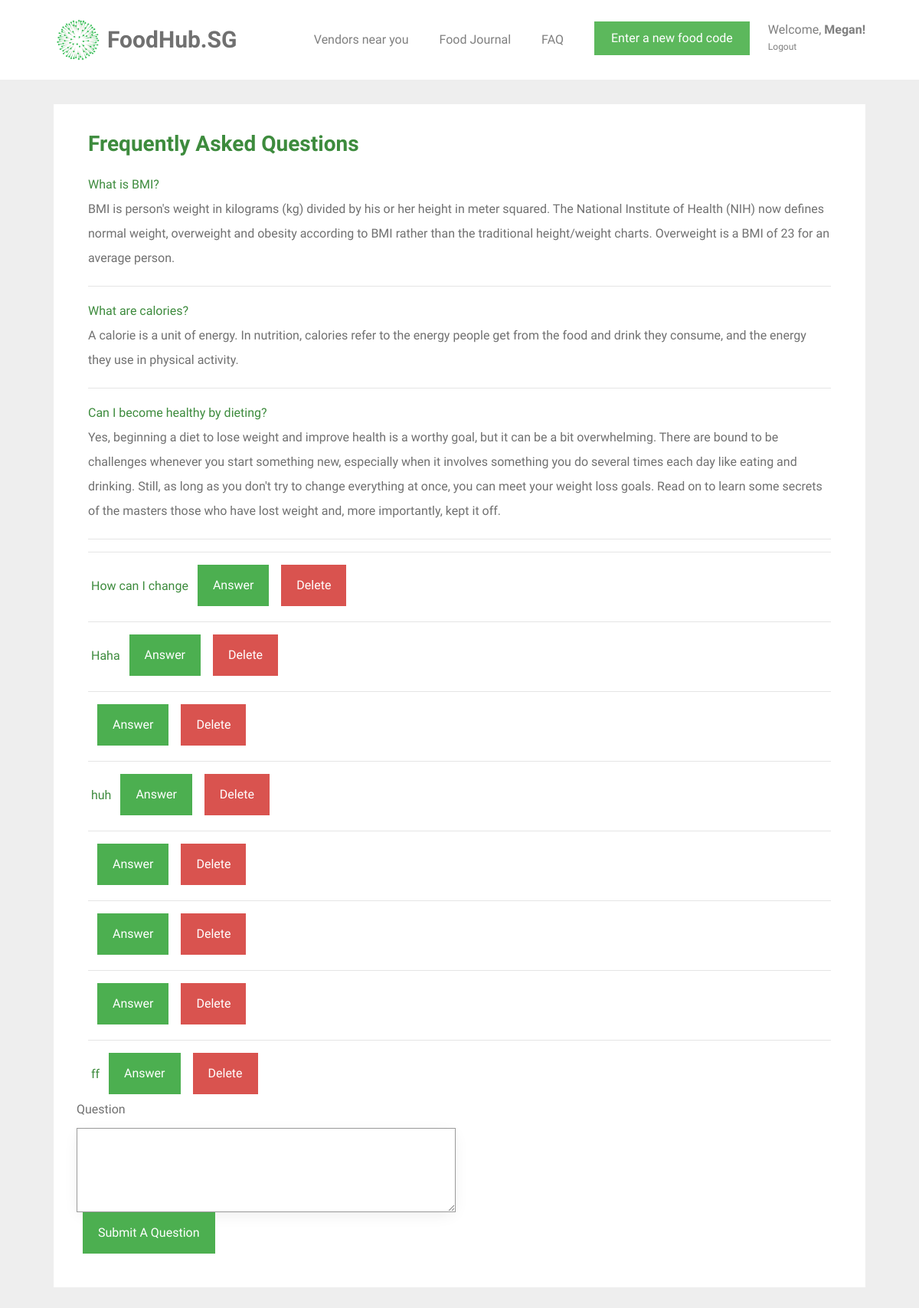
The app's page /faq (signed in) with its own data.
### tables this page shows
CREATE TABLE user (
  id INTEGER PRIMARY KEY AUTOINCREMENT,
  name TEXT NOT NULL,
  email VARCHAR(512) UNIQUE NOT NULL,
  password TEXT NOT NULL,
  height INTEGER NOT NULL,
  weight INTEGER NOT NULL,
  location TEXT NOT NULL
);

CREATE TABLE question_and_answer (
  id INTEGER PRIMARY KEY AUTOINCREMENT,
  question TEXT,
  answer TEXT
);

### foodhubsg/user.py (the view, shortened to what this page needs)
@bp.route('/faq', methods=('GET', 'POST'))
@login_required
def faq():
    db = get_db()
    queries = db.execute('SELECT id, question FROM question_and_answer').fetchall()
    return render_template('user/faq.html', queries=queries)

### foodhubsg/auth.py (called while the page is built)
def login_required(view):
    @functools.wraps(view)
    def wrapped_view(**kwargs):
        if g.user is None:
            return redirect(url_for('auth.login'))
        return view(**kwargs)
    return wrapped_view

@bp.before_app_request
def load_logged_in_user():
    user_id = session.get('user_id')
    if user_id is None:
        g.user = None
    else:
        g.user = get_db().execute(
            'SELECT * FROM user WHERE id = ?', (user_id,)
        ).fetchone()

### foodhubsg/db.py (called while the page is built)
def get_db():
    if 'db' not in g:
        g.db = sqlite3.connect(
            current_app.config['DATABASE'],
            detect_types=sqlite3.PARSE_DECLTYPES
        )
        g.db.row_factory = sqlite3.Row
    return g.db

### foodhubsg/templates/user/faq.html (shortened to what this page needs)
{% extends 'base.html' %}
{% block content %}
<div id="colorlib-container">
    <div class="container">
        <div class="box1">
        <div class="row row-pb-md">
            <div class="col-md-12">
                    <h3 class="font_color"><b>Frequently Asked Questions</b></h3>
                    <b class="font_color">What is BMI?</b>
                    <p>BMI is person's weight in kilograms (kg) divided by his or her height in meter squared. The National Institute of Health (NIH) now defines normal weight, overweight and obesity according to BMI rather than the traditional height/weight charts. Overweight is a BMI of 23 for an average person.</p>
                <hr>
                    <b class="font_color">What are calories?</b>
                    <p>A calorie is a unit of energy. In nutrition, calories refer to the energy people get from the food and drink they consume, and the energy they use in physical activity.</p>
                <hr>
                    <b class="font_color">Can I become healthy by dieting?</b>
                    <p>Yes, beginning a diet to lose weight and improve health is a worthy goal, but it can be a bit overwhelming. There are bound to be challenges whenever you start something new, especially when it involves something you do several times each day like eating and drinking. Still, as long as you don't try to change everything at once, you can meet your weight loss goals. Read on to learn some secrets of the masters those who have lost weight and, more importantly, kept it off.</p>
                <hr>
                    {% for query in queries %}
                        <form method="get" id="answer-link" action="{{ url_for('user.answer', id=query[0]) }}">
                        <hr>
                         <b class="font_color"> {{ query[1] }}</b>
                        <input type="submit" value="Answer" name="answer" class="btn btn-primary" style="background-color: #4CAF50; height: 54px; margin-left: 0.5em;">
                        <input type="submit" value="Delete" onclick="confirm_removal()" name="delete" class="btn btn-primary" style="background-color: #d9534f; height: 54px; margin-left: 0.5em;">
                        </form>
                    {% endfor %}
            </div>
                <form method="post" action="" id="query-form">
                    <label for="query">Question</label>
                    <textarea id="query" name="query" form="query-form" class="form-control" rows="4" cols="50">
                    </textarea>
                    <input type="submit" value="Submit A Question" name="action" class="btn btn-primary" style="background-color: #4CAF50; height: 54px; margin-left: 0.5em;">
                </form>
        </div>
        </div>
    </div>
</div>
{% endblock %}

### foodhubsg/templates/base.html (shortened to what this page needs)
<!doctype html>
<link rel="stylesheet" href="https://cdnjs.cloudflare.com/ajax/libs/font-awesome/4.7.0/css/font-awesome.min.css">
<link rel="stylesheet" href="https://stackpath.bootstrapcdn.com/bootstrap/4.1.3/css/bootstrap.min.css">
<link rel="stylesheet" href="../static/css/animate.css">
<link rel="stylesheet" href="../static/css/icomoon.css">
<link rel="stylesheet" href="../static/css/magnific-popup.css">
<link rel="stylesheet" href="../static/css/flexslider.css">
<link rel="stylesheet" href="../static/css/owl.carousel.min.css">
<link rel="stylesheet" href="../static/css/owl.theme.default.min.css">
<link rel="stylesheet" href="../static/css/style.css">
    {% block navbar %}
        <nav class="navbar navbar-light bg-white">
            <div class="container">
                <a class="navbar-brand" href="{{ url_for('index') }}">
                    <img src="../static/images/healthhub-logo.png" width="65px" height="60px" class="d-inline-block align-top" alt="FoodHub.SG Logo">
                    <span id="webname">FoodHub.SG</span>
                </a>
                {% if g.user %}
                    <ul class="navbar-nav ml-auto">
                        <li class="nav-item">
                            <a class="nav-link" href="{{ url_for('vendors.vendors') }}">Vendors near you</a>
                        </li>
                        <li class="nav-item">
                            <a class="nav-link" href="{{ url_for('food.food_journal') }}">Food Journal</a>
                        </li>
                        <li class="nav-item">
                            <a class="nav-link" href="{{ url_for('user.faq') }}">FAQ</a>
                        </li>
                        <li class="nav-item">
                            <a href="{{ url_for('food.food_journal') }}"><button type="button" class="btn btn-success">Enter a new food code</button></a>
                        </li>
                        <li class="nav-item settings nav-link">
                            <a class="nav-link" id="settings-link" href="{{ url_for('user.user_settings')}}">
                                Welcome, <span id="nav-name">{{ g.user['name'] }}!</span>
                            </a>
                            <a class="nav-link" id="logout-link" href="{{ url_for('auth.logout') }}">
                                Logout
                            </a>
                        </li>
                    </ul>
                {% endif %}
                {% endblock %}
            </div>
        </nav>
<section class="content">
    {% block content %}{% endblock %}
</section>

### foodhubsg/static/css/style.css (style rules this page uses)
.font_color { color: #3d8b3d; }
a { color: #F6490D; -webkit-transition: 0.5s; -o-transition: 0.5s; transition: 0.5s; }
p { margin-bottom: 20px; }
h1, h2, h3, h4, h5, h6, figure { color: #707070; font-weight: 400; margin: 0 0 20px 0; }
#colorlib-container, #colorlib-instagram, #colorlib-about, #colorlib-contact, #colorlib-footer { padding: 2em 0; clear: both; }
.content { display: block; }
.form-control { -webkit-box-shadow: none; -moz-box-shadow: none; -ms-box-shadow: none; -o-box-shadow: none; box-shadow: none; border: none; font-size: 16px !important; font-weight: 300; -webkit-border-radius: 0px; -moz-border-radius: 0px; -ms-border-radius: 0px; border-radius: 0px; }
.btn { margin-right: 4px; margin-bottom: 4px; font-size: 16px; font-weight: 400; -webkit-border-radius: 30px; -moz-border-radius: 30px; -ms-border-radius: 30px; border-radius: 30px; -webkit-transition: 0.5s; -o-transition: 0.5s; transition: 0.5s; padding: 8px 20px; }
.btn-primary { background: #F6490D; color: #fff; }
.btn-success { background: #5cb85c; color: #fff; border: 2px solid #5cb85c; }
.form-control { -webkit-box-shadow: none; box-shadow: none; background: transparent; border: 1px solid rgba(0, 0, 0, 0.1); height: 54px; font-size: 18px; font-weight: 300; }
.row-pb-md { padding: 2em !important; }
.btn-primary { border-radius: 0; border-width: 0; }
.btn { border-radius: 0; }
.form-control { border-width: 0.2px; border-color: #999999; box-shadow: 0 5px 20px -5px rgba(0,0,0,0.1); }
.box1 { background: #ffffff; padding: 0.5em; margin-bottom: 3em; transition: box-shadow 0.5s; }
.row.row-pb-md { margin: -5px -10px 0 -10px; }
.container { padding-right: 2.5em; padding-left: 2.5em; }
#nav-name { font-weight: bold; }
.navbar-nav { flex-direction: row; }
.nav-item { padding: 10px 10px 10px 10px; margin: 10px; }
.navbar-nav > .settings { position: relative; display: block; margin-right: 0; padding-right: 0; margin-left: 0; padding-left: 0; color: #4CAF50; }
.settings > .nav-link { line-height: 22px; padding: 0; }
#logout-link { font-size: 12px; }
#webname { color: #707070; font-weight: bold; font-size: 30px; }
.bg-white { background-color: white; }

### records on screen
user: user.name "Megan"
question_and_answer: question "How can I change"
question_and_answer: question "Haha"
question_and_answer: question "huh"
question_and_answer: question "ff"
